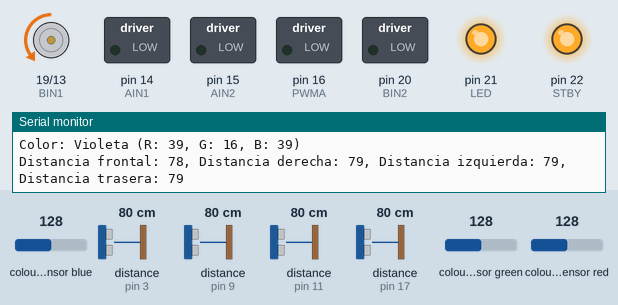
The sketch below on a simulated Arduino Mega 2560, built with avr-gcc and run on an emulated ATmega2560. Shown: direction and speed pins drawn as motors (green arrow = direction pin HIGH = forward, orange = LOW = backward, longer = more drive, stopped while the standby pin is LOW), switched loads named in the sketch (green lamp = pin HIGH), output pins drawn as LEDs (lit = HIGH), the last lines printed to the serial monitor. Wiring (inferred from the names in the program): 4 × ultrasonic range finder: trigger pin 6, echo pin 3 / trigger pin 8, echo pin 9 / trigger pin 10, echo pin 11 / trigger pin 12, echo pin 17; TCS3200 colour sensor: output pin 7; S2 pin 4; S3 pin 5; S0 pin 18; S1 pin 2. The test bench sets the inputs (shaded band); at power-on: distance to the obstacle (sensors on pin 11, pin 3, pin 9, pin 17) 80 cm, colour sensor blue 128, colour sensor green 128, colour sensor red 128. The echo pulse lasts 58.3 µs per cm; pins used as bus, display or sensor lines are not drawn.

Above: at 1.5 s.
1.6 s: distance to the obstacle (sensor on pin 11) set to 76 cm
At 4.3 s:
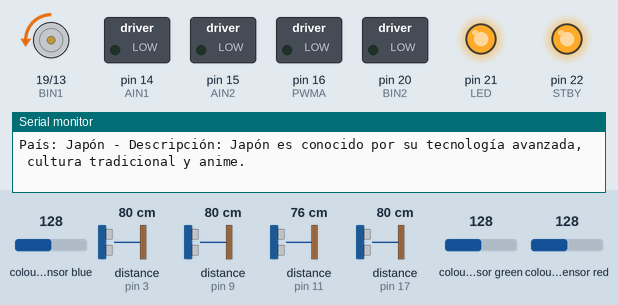
4.9 s: distance to the obstacle (sensor on pin 11) set to 2 cm
At 6.2 s:
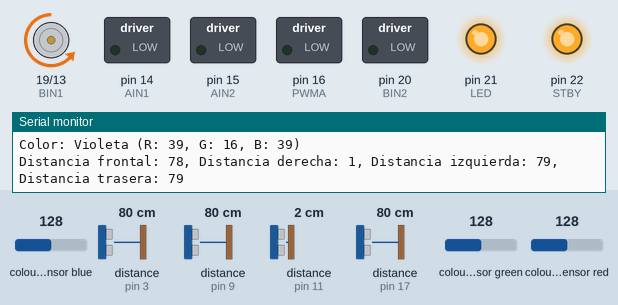
7.1 s: colour sensor blue set to 5
At 7.8 s:
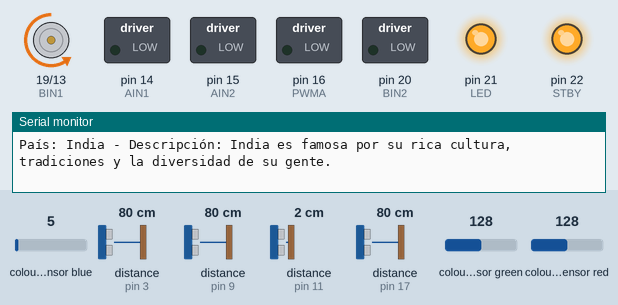
Timing chart, 0 to 10.1 s (numbered marks = the images above; inputs shaded):
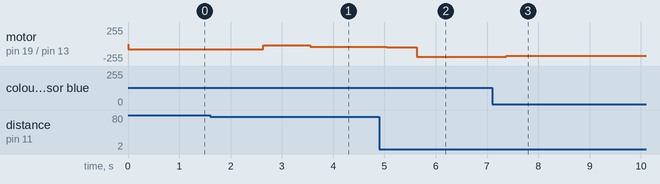

The sketch:

Senacyt_principal_program_08_20_24.ino.ino
```cpp
//#include <ArduinoBLE.h>

// Definir constantes para el control PD
#define DESIRED_DISTANCE 12  // Distancia deseada en cm
#define KP 10  // Ganancia proporcional
#define KD 5   // Ganancia derivativa

// Definir los pines de conexión del TCS3200
#define S0 18
#define S1 2
#define S2 4
#define S3 5
#define OUT 7
#define LED 21

// Definir los pines de conexión de los sensores HC-SR04
#define TRIG1 8
#define ECHO1 9
#define TRIG2 10
#define ECHO2 11
#define TRIG3 12
#define ECHO3 17
#define TRIG4 6
#define ECHO4 3

// Definir los pines de conexión del controlador TB6612
#define AIN1 14
#define AIN2 15
#define PWMA 16
#define BIN1 19
#define BIN2 20
#define PWMB 13
#define STBY 22

// Definir las variables de distancia anteriores
long lastErrorRight = 0;
long lastErrorLeft = 0;

// Variables para controlar el conteo de giros
int turnCount = 0;
bool hasTurned = false;
bool turning = false;

// Variables para almacenar la posición inicial
bool isReturning = false;

//// Definir servicio y características BLE
//BLEService robotService("180F");  // Servicio con UUID de ejemplo
//BLECharacteristic colorCharacteristic("2A19", BLERead | BLENotify, 20);  // Característica para color
//BLECharacteristic distanceCharacteristic("2A1E", BLERead | BLENotify, 50);  // Característica para distancia

// Definir la velocidad del robot y el tiempo para giros de 90 grados
#define SPEED 80  // Velocidad de avance
#define TURN_DURATION 330  // Duración del giro de 90 grados en milisegundos

// Definir la duración del avance de 360 grados en milisegundos
#define ADVANCE_360_DURATION 330  // Duración para avanzar 360 grados

void setup() {
  // Configurar pines del TCS3200
  pinMode(S0, OUTPUT);
  pinMode(S1, OUTPUT);
  pinMode(S2, OUTPUT);
  pinMode(S3, OUTPUT);
  pinMode(OUT, INPUT);
  pinMode(LED, OUTPUT);

  digitalWrite(S0, HIGH);
  digitalWrite(S1, LOW);
  digitalWrite(LED, HIGH);

  // Configurar pines de los sensores HC-SR04
  pinMode(TRIG1, OUTPUT);
  pinMode(ECHO1, INPUT);
  pinMode(TRIG2, OUTPUT);
  pinMode(ECHO2, INPUT);
  pinMode(TRIG3, OUTPUT);
  pinMode(ECHO3, INPUT);
  pinMode(TRIG4, OUTPUT);
  pinMode(ECHO4, INPUT);

  // Configurar pines del controlador TB6612
  pinMode(AIN1, OUTPUT);
  pinMode(AIN2, OUTPUT);
  pinMode(PWMA, OUTPUT);
  pinMode(BIN1, OUTPUT);
  pinMode(BIN2, OUTPUT);
  pinMode(PWMB, OUTPUT);
  pinMode(STBY, OUTPUT);

  digitalWrite(STBY, HIGH);  // Activar motores

  // Iniciar comunicación serial
  Serial.begin(9600);

  //// Configurar Bluetooth
  //if (!BLE.begin()) {
    //Serial.println("Error al iniciar Bluetooth");
    //while (1);
  //}
  //BLE.setLocalName("Robot");
  //BLE.setAdvertisedService(robotService);
  //robotService.addCharacteristic(colorCharacteristic);
  //robotService.addCharacteristic(distanceCharacteristic);
  //BLE.addService(robotService);
  //BLE.advertise();

  // Avance inicial de 360 grados
  controlMotor(AIN1, AIN2, PWMA, SPEED);
  controlMotor(BIN1, BIN2, PWMB, SPEED);
  delay(ADVANCE_360_DURATION);
}

int readColor(int s2, int s3) {
  digitalWrite(S2, s2);
  digitalWrite(S3, s3);
  delay(100); // Esperar a que el sensor se estabilice
  return pulseIn(OUT, LOW);
}

long readUltrasonic(int trigPin, int echoPin) {
  digitalWrite(trigPin, LOW);
  delayMicroseconds(2);
  digitalWrite(trigPin, HIGH);
  delayMicroseconds(10);
  digitalWrite(trigPin, LOW);
  long duration = pulseIn(echoPin, HIGH);
  long distance = duration * 0.034 / 2; // Convertir tiempo en distancia
  return distance;
}

void controlMotor(int in1, int in2, int pwm, int speed) {
  analogWrite(pwm, abs(speed));
  if (speed > 0) {
    analogWrite(in1, speed);
    analogWrite(in2, 0);
  } else if (speed < 0) {
    analogWrite(in1, 0);
    analogWrite(in2, speed);
  } else {
    analogWrite(in1, 0);
    analogWrite(in2, 0);
  }
}

String identifyColor(int red, int green, int blue) {
  if (red > green && red > blue) {
    if (green > blue) {
      return "Naranja";
    } else {
      return "Rojo";
    }
  } else if (green > red && green > blue) {
    if (blue > red) {
      return "Cian";
    } else {
      return "Verde";
    }
  } else if (blue > red && blue > green) {
    if (red > green) {
      return "Magenta";
    } else {
      return "Azul";
    }
  } else if (red == green && green > blue) {
    return "Amarillo";
  } else if (red == blue && red > green) {
    return "Violeta";
  }
  return "Indefinido";
}

void describeCountry(String color) {
  if (color == "Rojo") {
    Serial.println("País: China - Descripción: China es el país más poblado del mundo y tiene una gran historia cultural y económica.");
  } else if (color == "Verde") {
    Serial.println("País: Brasil - Descripción: Brasil es el país más grande de Sudamérica, conocido por el Amazonas y el Carnaval.");
  } else if (color == "Azul") {
    Serial.println("País: Francia - Descripción: Francia es conocida por su arte, historia y como un centro de moda mundial.");
  } else if (color == "Cian") {
    Serial.println("País: Bahamas - Descripción: Bahamas es un país insular conocido por sus hermosas playas de arena blanca.");
  } else if (color == "Magenta") {
    Serial.println("País: India - Descripción: India es famosa por su rica cultura, tradiciones y la diversidad de su gente.");
  } else if (color == "Amarillo") {
    Serial.println("País: España - Descripción: España es conocida por su gastronomía, arquitectura histórica y el flamenco.");
  } else if (color == "Naranja") {
    Serial.println("País: Países Bajos - Descripción: Los Países Bajos son famosos por sus tulipanes, molinos de viento y canales.");
  } else if (color == "Violeta") {
    Serial.println("País: Japón - Descripción: Japón es conocido por su tecnología avanzada, cultura tradicional y anime.");
  } else {
    Serial.println("Color no identificado.");
  }
}

int calculatePD(int distanceLeft, int distanceRight) {
  int error = distanceLeft - distanceRight;
  static int previousError = 0;
  int derivative = error - previousError;
  previousError = error;
  return KP * error + KD * derivative;
}

//void sendBluetoothData(String color, long distanceFront, long distanceRight, long distanceLeft, long distanceBack, int red, int green, int blue) {
  //if (BLE.connected()) {
    //// Convertir datos a cadenas de caracteres
    //String colorData = "Color: " + color + " (R:" + red + ", G:" + green + ", B:" + blue + ")";
    //String distanceData = "Distancia frontal: " + String(distanceFront) +
                          //", Distancia derecha: " + String(distanceRight) +
                          //", Distancia izquierda: " + String(distanceLeft) +
                          //", Distancia trasera: " + String(distanceBack);

    //// Convertir String a const char*
    //const char* colorChar = colorData.c_str();
    //const char* distanceChar = distanceData.c_str();

    //// Enviar datos por Bluetooth
    //colorCharacteristic.setValue(colorChar);
    //colorCharacteristic.setValue(distanceChar); // Actualizar la característica de distancia
  //}
//}

void loop() {
  // Leer colores
  int red = readColor(LOW, LOW);
  int green = readColor(HIGH, LOW);
  int blue = readColor(LOW, HIGH);
  String color = identifyColor(red, green, blue);
  describeCountry(color);

  // Leer distancias
  long distanceFront = readUltrasonic(TRIG1, ECHO1);
  long distanceRight = readUltrasonic(TRIG2, ECHO2);
  long distanceLeft = readUltrasonic(TRIG3, ECHO3);
  long distanceBack = readUltrasonic(TRIG4, ECHO4);

  // Enviar datos por Bluetooth y Serial
  //sendBluetoothData(color, distanceFront, distanceRight, distanceLeft, distanceBack, red, green, blue);
  Serial.print("Color: "); Serial.print(color);
  Serial.print(" (R: "); Serial.print(red);
  Serial.print(", G: "); Serial.print(green);
  Serial.print(", B: "); Serial.print(blue);
  Serial.println(")");
  Serial.print("Distancia frontal: "); Serial.print(distanceFront);
  Serial.print(", Distancia derecha: "); Serial.print(distanceRight);
  Serial.print(", Distancia izquierda: "); Serial.print(distanceLeft);
  Serial.print(", Distancia trasera: "); Serial.println(distanceBack);

  // Control del robot (solo como ejemplo, ajustar según la lógica)
  if (!turning) {
    int controlValue = calculatePD(distanceLeft, distanceRight);
    if (controlValue > 0) {
      controlMotor(AIN1, AIN2, PWMA, SPEED);
      controlMotor(BIN1, BIN2, PWMB, SPEED - controlValue);
    } else {
      controlMotor(AIN1, AIN2, PWMA, SPEED + controlValue);
      controlMotor(BIN1, BIN2, PWMB, SPEED);
    }
    delay(100);
  }

  // Ejemplo de lógica para giro (ajustar según necesidad)
  if (turnCount < 4 && !turning) {
    turning = true;
    digitalWrite(AIN1, LOW);
    digitalWrite(AIN2, LOW);
    digitalWrite(BIN1, LOW);
    digitalWrite(BIN2, LOW);
    delay(TURN_DURATION);
    turnCount++;
    turning = false;
  }

  if (turnCount >= 4 && !isReturning) {
    isReturning = true;
    // Regresar al punto de inicio (implementa la lógica aquí)
  }
}
```

Measured:
- the behaviour switches between 79 and 78 cm on distance to the obstacle (sensor on pin 11) (found by bisection; images 0 and 1)
- after the input at 1.6 s, motor on pin 19 (BIN1) / pin 13 (PWMB): backward 80/255 → backward 20/255 after 1.0 s, → backward 40/255 0.91 s later
- after the input at 4.9 s, motor on pin 19 (BIN1) / pin 13 (PWMB): backward 40/255 → backward 46/255 after 0.14 s, → backward 188/255 0.58 s later
- after the input at 7.1 s, motor on pin 19 (BIN1) / pin 13 (PWMB): backward 188/255 → backward 173/255 after 0.27 s, → backward 178/255 0.58 s later
